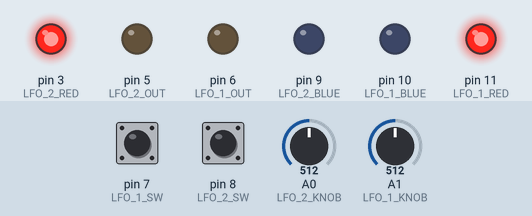
This sketch was run on a simulated Arduino Uno, built with avr-gcc and run on an emulated ATmega328P. Shown: output pins drawn as LEDs (lit = HIGH). The inputs (shaded band) are chosen by the test bench; at power-on: A0 (LFO_2_KNOB) = 512, A1 (LFO_1_KNOB) = 512, pin 7 (LFO_1_SW) LOW, pin 8 (LFO_2_SW) LOW.

Above: at 1.2 s.
1.3 s: A0 (LFO_2_KNOB) set to 716
At 2.86 s:
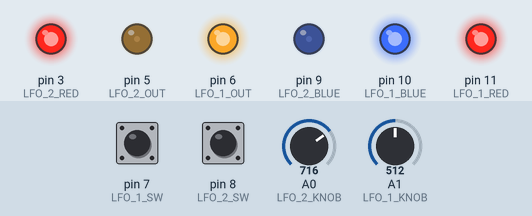
Timing chart, 0 to 2.8 s (numbered marks = the images above; inputs shaded):
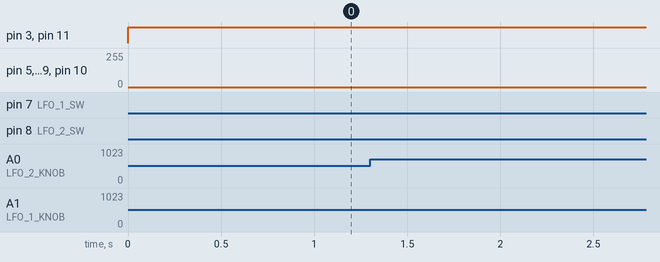

The sketch:

PocaLFO.ino
```cpp
// Define Pin Assignments
#define LFO_1_KNOB  A1
#define LFO_2_KNOB  A0
#define LFO_1_RED   11
#define LFO_1_BLUE  10
#define LFO_2_RED   3
#define LFO_2_BLUE  9
#define LFO_1_SW    7
#define LFO_2_SW    8
#define LFO_1_OUT   6
#define LFO_2_OUT   5

// Declare Variables
int lfo_1_val_raw;
int lfo_2_val_raw;
float period1 = 500;
float period2 = 500;
float frequency1 = 1;
float frequency2 = 1;
int buttonState1 = LOW;
int buttonState2 = LOW;
int lastButtonState1 = LOW;
int lastButtonState2 = LOW;
unsigned long lastDebounceTime1 = 0;
unsigned long lastDebounceTime2 = 0;
unsigned long debounceDelay = 50;
int waveformSelect1 = 0;
int waveformSelect2 = 0;
int counter1 = 0;
int counter2 = 0;


void setup() {
  // put your setup code here, to run once:
  // Setup pins as inputs or outputs
  Serial.begin(9600);
  pinMode(LFO_1_KNOB, INPUT);
  pinMode(LFO_2_KNOB, INPUT);
  pinMode(LFO_1_SW, INPUT);
  pinMode(LFO_2_SW, INPUT);
  pinMode(LFO_1_OUT, OUTPUT);
  pinMode(LFO_2_OUT, OUTPUT);
  pinMode(LFO_1_BLUE, OUTPUT);
  pinMode(LFO_1_RED, OUTPUT);
  pinMode(LFO_2_BLUE, OUTPUT);
  pinMode(LFO_2_RED, OUTPUT);

}

void loop() {
  // put your main code here, to run repeatedly:

  // Read in raw potentiometer values
  lfo_1_val_raw = analogRead(LFO_1_KNOB);
  lfo_2_val_raw = analogRead(LFO_2_KNOB);

  // Scale incoming values from 1 - 20hz
  frequency1 = map(lfo_1_val_raw, 0, 1023, 1, 20);
  frequency2 = map(lfo_2_val_raw, 0, 1023, 1, 20);

  // Calculate period of each frequency
  period1 = 1000 / frequency1;
  period2 = 1000 / frequency2;

  // Debouncing for buttons
  int reading1 = digitalRead(LFO_1_SW);
  if (reading1 != lastButtonState1){
    lastDebounceTime1 = millis();
  }
  if ((millis() - lastDebounceTime1) > debounceDelay){
    if (reading1 != buttonState1){
      buttonState1 = reading1;
      if (buttonState1 == HIGH){
        counter1++;
        waveformSelect1 = fmod(counter1, 5);
      }
    }
  }
  lastButtonState1 = reading1;

  int reading2 = digitalRead(LFO_2_SW);
  if (reading2 != lastButtonState2){
    lastDebounceTime2 = millis();
  }
  if ((millis() - lastDebounceTime2) > debounceDelay){
    if (reading2 != buttonState2){
      buttonState2 = reading2;
      if (buttonState2 == HIGH){
        counter2++;
        waveformSelect2 = fmod(counter2, 5);
      }
    }
  }
  lastButtonState2 = reading2;

  // IF statement for waveform selection based on button counter value
  if (waveformSelect1 == 0){
    analogWrite(LFO_1_OUT, sine(period1)*255);
    analogWrite(LFO_1_BLUE, sine(period1)*255);
    analogWrite(LFO_1_RED, 255);
  } else if (waveformSelect1 == 1){
    analogWrite(LFO_1_OUT, saw(period1)*255);
    analogWrite(LFO_1_BLUE, 255);
    analogWrite(LFO_1_RED, invSaw(period1)*255);
  } else if (waveformSelect1 == 2){
    analogWrite(LFO_1_OUT, tri(period1)*255);
    analogWrite(LFO_1_BLUE, tri(period1)*255);
    analogWrite(LFO_1_RED, tri(period1)*255);
  } else if (waveformSelect1 == 3){
    analogWrite(LFO_1_OUT, square(period1)*255);
    analogWrite(LFO_1_BLUE, 255);
    analogWrite(LFO_1_RED, square(period1)*255);
  } else if (waveformSelect1 == 4){
    analogWrite(LFO_1_OUT, 0);
    analogWrite(LFO_1_BLUE, 255);
    analogWrite(LFO_1_RED, 255);
  }

  if (waveformSelect2 == 0){
    analogWrite(LFO_2_OUT, sine(period2)*255);
    analogWrite(LFO_2_BLUE, sine(period2)*255);
    analogWrite(LFO_2_RED, 255);
  } else if (waveformSelect2 == 1){
    analogWrite(LFO_2_OUT, saw(period2)*255);
    analogWrite(LFO_2_BLUE, 255);
    analogWrite(LFO_2_RED, invSaw(period2)*255);
  } else if (waveformSelect2 == 2){
    analogWrite(LFO_2_OUT, tri(period2)*255);
    analogWrite(LFO_2_BLUE, tri(period2)*255);
    analogWrite(LFO_2_RED, tri(period2)*255);
  } else if (waveformSelect2 == 3){
    analogWrite(LFO_2_OUT, square(period2)*255);
    analogWrite(LFO_2_BLUE, 255);
    analogWrite(LFO_2_RED, square(period2)*255);
  } else if (waveformSelect2 == 4){
    analogWrite(LFO_2_OUT, 0);
    analogWrite(LFO_2_BLUE, 255);
    analogWrite(LFO_2_RED, 255);
  }
}


// Initiating unipolar sawtooth waveform
float saw(float period){
  float sawtoothValue = (fmod(((millis() * 255) / period), 255) / 255.0);
  return sawtoothValue;
}

// Calcuating sine wave from sawtooth waveform
float sine(float period){
  float sawValue = saw(period);
  float sineValue = ((sin((sawValue) * 2 * PI) + 1.0) / 2.0);
  return sineValue;
}

// Inverse sawtooth for triangle generation
float invSaw(float period){
  float invSawValue = (saw(period) * -1.0) + 1.0;
  return invSawValue;
}

// Calculating triangle waveform by clipping and adding sawtooth and inverse sawtooth waveform
float tri(float period){
  float triValue = ((constrain(saw(period), 0.5, 1.0) + constrain(invSaw(period), 0.5, 1.0) - 1.0) * 2.0);
  return triValue;
}

// Calcuating square waveform
float square(float period){
  float squareValue;
  float sawValue = saw(period);
  if (sawValue >= 0.5){
    squareValue = 1;
  } else {
    squareValue = 0.0;
  }
  return squareValue;
}
```
